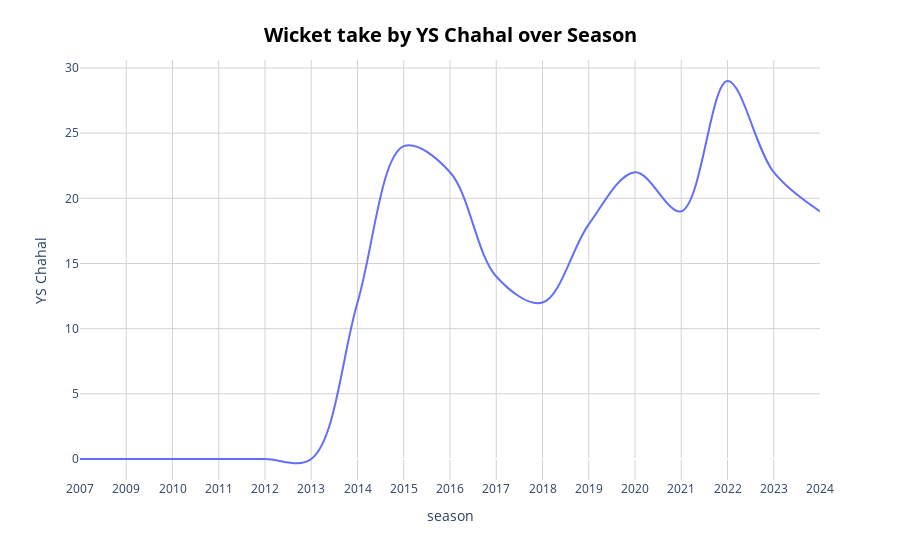

Write notebook code for a chart like this one.
### Code cell
wicket_taker = bowler_DF.pivot_table(index='season',columns='bowler',aggfunc='sum',values='is_wicket',fill_value=0)
wicket_taker.loc['total'] = wicket_taker.sum()
wicket_taker = wicket_taker.sort_values(by='total',ascending=False,axis=1)
wicket_taker.drop('total',inplace=True)
wicket_taker.reset_index(inplace=True)

bowler = wicket_taker.columns[1] # feel free to change bowler name as required

fig = px.line(wicket_taker,x='season',y=bowler,line_shape='spline')

fig.update_layout(showlegend=True,title=dict(
            text=f"Wicket take by {bowler} over Season",
            x=0.5,
            y=0.95,
            font=dict(size=20, color='black',weight='bold'),
        ),
        plot_bgcolor='white')

fig.update_xaxes(gridcolor='lightgrey')
fig.update_yaxes(gridcolor='lightgrey')

fig

### Figure 1 — Plotly figure (JSON) as saved in the notebook; plotly's stock layout.template omitted (floating-point values rounded to 4 significant figures)
{"data": [{"hovertemplate": "season=%{x}<br>YS Chahal=%{y}<extra></extra>", "legendgroup": "", "line": {"color": "#636efa", "dash": "solid", "shape": "spline"}, "marker": {"symbol": "circle"}, "mode": "lines", "name": "", "orientation": "v", "showlegend": false, "type": "scatter", "x": ["2007", "2009", "2010", "2011", "2012", "2013", "2014", "2015", "2016", "2017", "2018", "2019", "2020", "2021", "2022", "2023", "2024"], "xaxis": "x", "y": [0, 0, 0, 0, 0, 0, 12, 24, 22, 14, 12, 18, 22, 19, 29, 22, 19], "yaxis": "y"}], "layout": {"legend": {"tracegroupgap": 0}, "margin": {"t": 60}, "plot_bgcolor": "white", "showlegend": true, "title": {"font": {"color": "black", "size": 20, "weight": "bold"}, "text": "Wicket take by YS Chahal over Season", "x": 0.5, "y": 0.95}, "xaxis": {"anchor": "y", "domain": [0, 1], "gridcolor": "lightgrey", "title": {"text": "season"}}, "yaxis": {"anchor": "x", "domain": [0, 1], "gridcolor": "lightgrey", "title": {"text": "YS Chahal"}}}}
